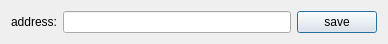
<?xml version="1.0" encoding="UTF-8"?>
<ui version="4.0">
 <class>CWidgetAddress</class>
 <widget class="QDialog" name="CWidgetAddress">
  <property name="geometry">
   <rect>
    <x>0</x>
    <y>0</y>
    <width>388</width>
    <height>41</height>
   </rect>
  </property>
  <property name="windowTitle">
   <string>Form</string>
  </property>
  <layout class="QGridLayout" name="gridLayout">
   <item row="0" column="0">
    <widget class="QLabel" name="label">
     <property name="text">
      <string>address:</string>
     </property>
    </widget>
   </item>
   <item row="0" column="1">
    <widget class="QLineEdit" name="m_lineEdit"/>
   </item>
   <item row="0" column="2">
    <widget class="QPushButton" name="m_btnSave">
     <property name="text">
      <string>save</string>
     </property>
    </widget>
   </item>
  </layout>
 </widget>
 <resources/>
 <connections/>
</ui>
